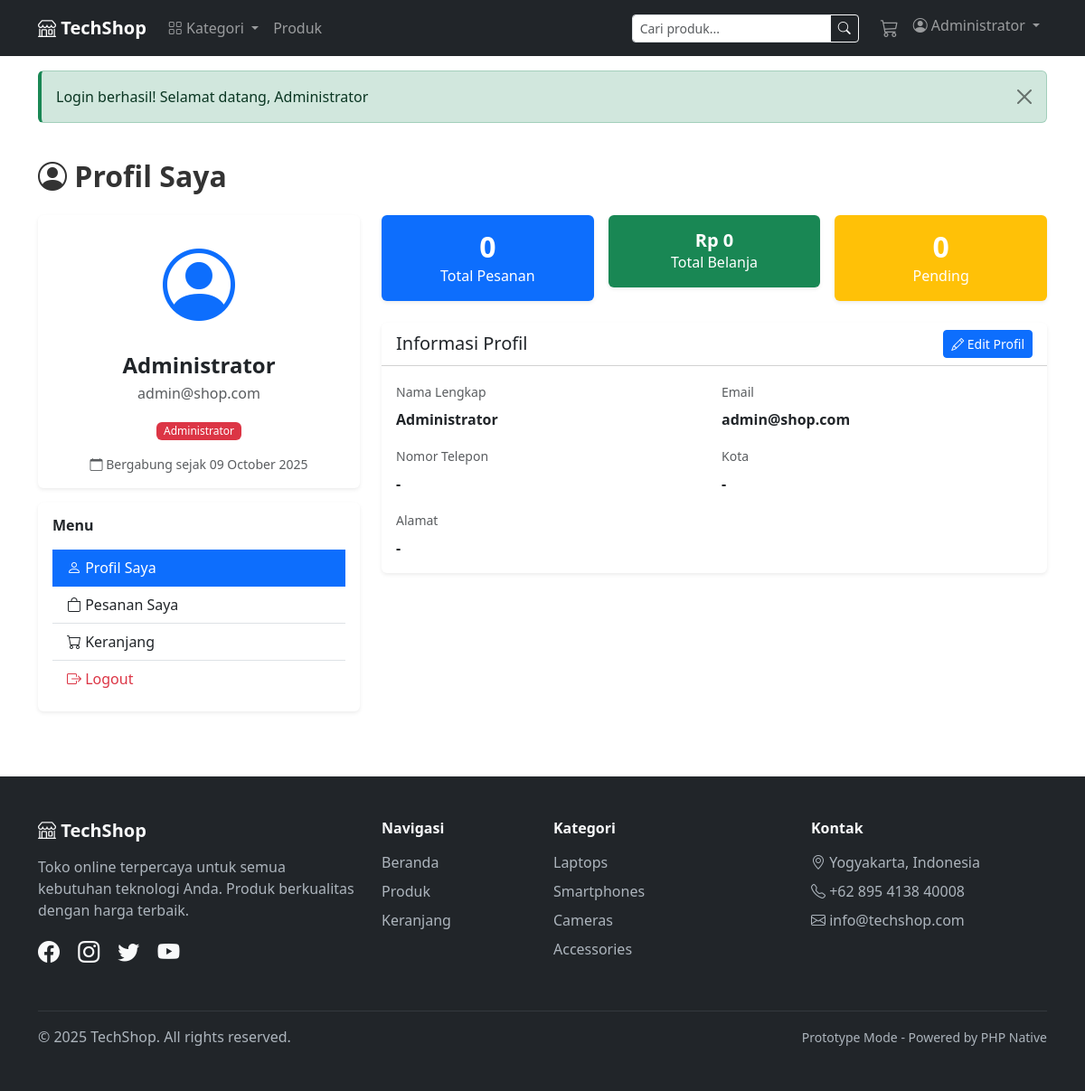
/user/index.php (signed in), run on an earlier commit of the app's database.
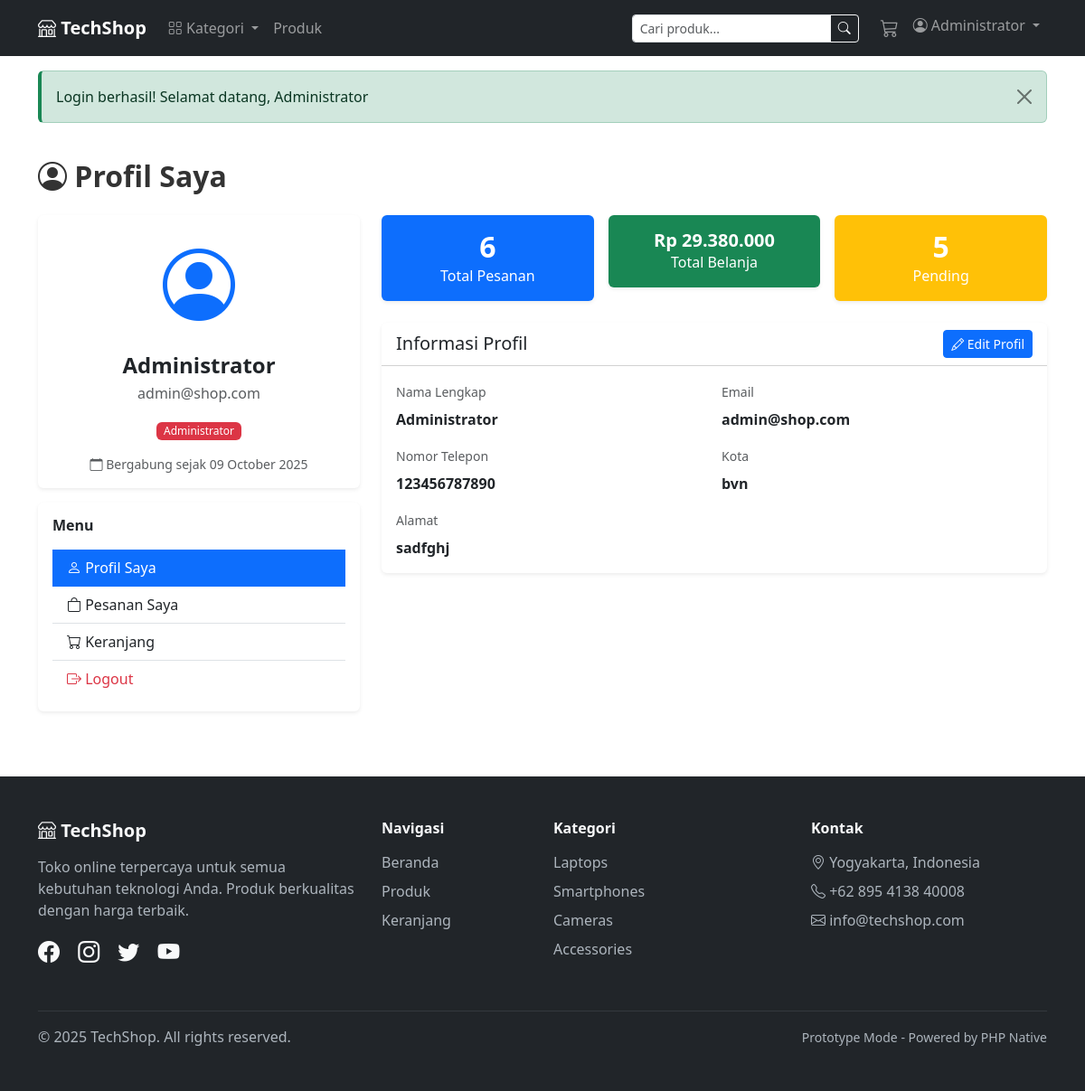
And on a later commit of the database.
### tables this page shows
CREATE TABLE `user_info` (
  `id` int(11) NOT NULL,
  `user_id` int(11) NOT NULL,
  `first_name` varchar(100) DEFAULT NULL,
  `last_name` varchar(100) DEFAULT NULL,
  `address` text DEFAULT NULL,
  `phone` varchar(20) DEFAULT NULL,
  `city` varchar(100) DEFAULT NULL,
  `postal_code` varchar(10) DEFAULT NULL
);

### config.php (called while the page is built, shortened)
<?php
function format_rupiah($number) {
    return "Rp " . number_format($number, 0, ',', '.');
}
?>

### db.php (called while the page is built, shortened)
<?php
function clean($string) {
    return htmlspecialchars(trim($string), ENT_QUOTES, 'UTF-8');
}
?>

### user/index.php (the view, shortened to what the changed rows need)
<?php
require_once '../db.php';
require_once '../config.php';
$user_id = $_SESSION['user_id'];
$user_query = "SELECT u.*, ui.*
               FROM users u
               LEFT JOIN user_info ui ON u.id = ui.user_id
               WHERE u.id = $user_id";
$user_result = mysqli_query($conn, $user_query);
$user = mysqli_fetch_assoc($user_result);
$stats = [];
$orders_query = "SELECT COUNT(*) as total FROM orders WHERE user_id = $user_id";
$result = mysqli_query($conn, $orders_query);
$stats['orders'] = mysqli_fetch_assoc($result)['total'];
$spent_query = "SELECT SUM(total) as total FROM orders WHERE user_id = $user_id AND status != 'cancelled'";
$result = mysqli_query($conn, $spent_query);
$stats['spent'] = mysqli_fetch_assoc($result)['total'] ?? 0;
$pending_query = "SELECT COUNT(*) as total FROM orders WHERE user_id = $user_id AND status = 'pending'";
$result = mysqli_query($conn, $pending_query);
$stats['pending'] = mysqli_fetch_assoc($result)['total'];
include '../header.php';
?>
<div class="container py-4">
    <h2 class="fw-bold mb-4"><i class="bi bi-person-circle"></i> Profil Saya</h2>
    <div class="row g-4">
        <div class="col-lg-8">
            <div class="row g-3 mb-4">
                <div class="col-md-4">
                    <div class="card border-0 shadow-sm bg-primary text-white">
                        <div class="card-body text-center">
                            <h2 class="fw-bold mb-0"><?php echo $stats['orders']; ?></h2>
                            <p class="mb-0">Total Pesanan</p>
                        </div>
                    </div>
                </div>
                <div class="col-md-4">
                    <div class="card border-0 shadow-sm bg-success text-white">
                        <div class="card-body text-center">
                            <h5 class="fw-bold mb-0"><?php echo format_rupiah($stats['spent']); ?></h5>
                            <p class="mb-0">Total Belanja</p>
                        </div>
                    </div>
                </div>
                <div class="col-md-4">
                    <div class="card border-0 shadow-sm bg-warning text-white">
                        <div class="card-body text-center">
                            <h2 class="fw-bold mb-0"><?php echo $stats['pending']; ?></h2>
                            <p class="mb-0">Pending</p>
                        </div>
                    </div>
                </div>
            </div>
            <div class="card border-0 shadow-sm">
                <div class="card-body">
                    <div class="row g-3">
                        <div class="col-md-6">
                            <label class="form-label text-muted small">Nomor Telepon</label>
                            <p class="fw-bold mb-0"><?php echo !empty($user['phone']) ? clean($user['phone']) : '-'; ?></p>
                        </div>
                        <div class="col-md-6">
                            <label class="form-label text-muted small">Kota</label>
                            <p class="fw-bold mb-0"><?php echo !empty($user['city']) ? clean($user['city']) : '-'; ?></p>
                        </div>
                        <div class="col-12">
                            <label class="form-label text-muted small">Alamat</label>
                            <p class="fw-bold mb-0"><?php echo !empty($user['address']) ? nl2br(clean($user['address'])) : '-'; ?></p>
                        </div>
                    </div>
                </div>
            </div>
        </div>
    </div>
</div>
<?php include '../footer.php'; ?>

What changed in the data, as far as the page shows it:
added user_info: phone "123456787890", city "bvn", address "sadfghj"
Also different on the page:
$stats['orders']: "0" → "6"
format_rupiah($stats['spent']): "Rp 0" → "Rp 29.380.000"
$stats['pending']: "0" → "5"
